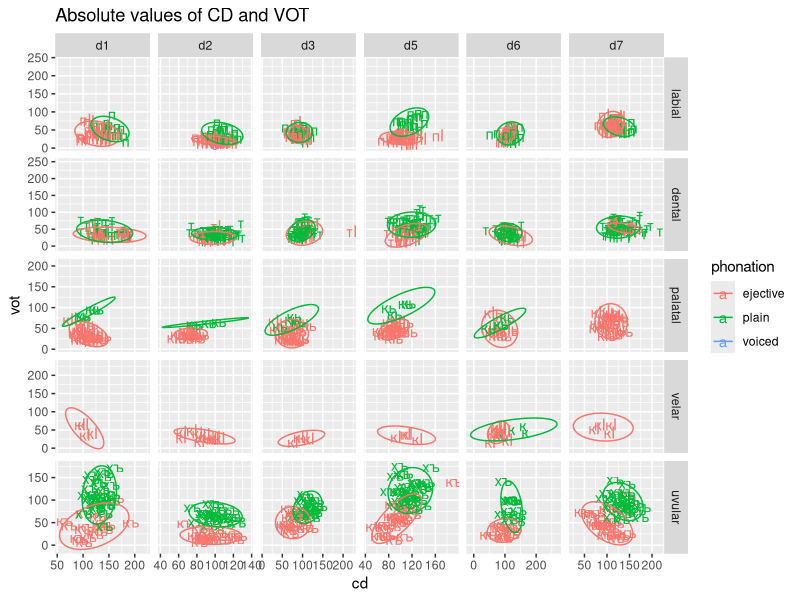
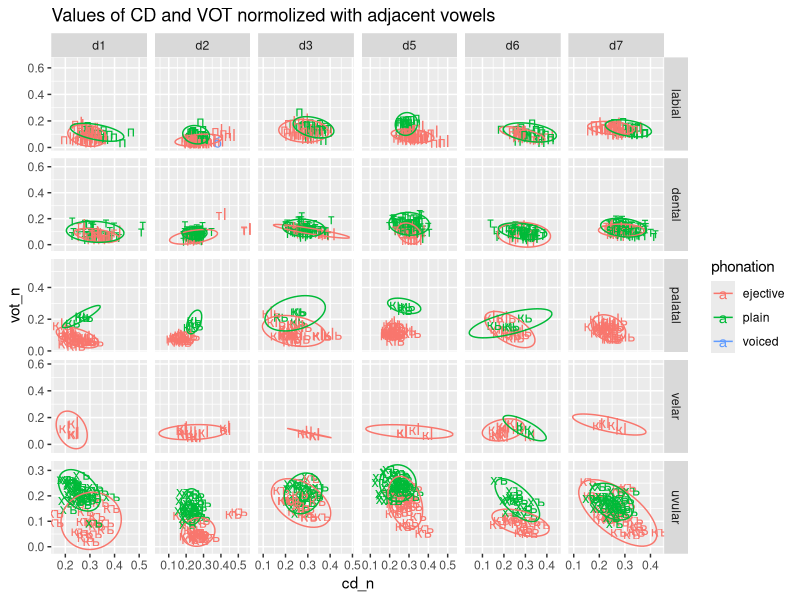

Here is the R script that generated these plots, in order:
setwd("/home/agricolamz/work/articles/2019_Abaza_VOT_Mamonova")
library(tidyverse)
df <- read_csv("result_all.csv")


df %>% 
  filter(duration < 250) %>% 
  mutate(cons = factor(cons, c("б", "п", "пI", "д", "т", "тI", "гь", "кь", "кIь", "г", "к", "кI", "хъ", "къ")),
         poa = case_when(cons == "б" ~ "labial", 
                         cons == "п" ~ "labial", 
                         cons == "пI" ~ "labial", 
                         cons == "д" ~ "dental",
                         cons == "т" ~ "dental", 
                         cons == "тI" ~ "dental", 
                         cons == "гь" ~ "palatal", 
                         cons == "кь" ~ "palatal", 
                         cons == "кIь" ~ "palatal", 
                         cons == "г" ~ "velar", 
                         cons == "к" ~ "velar", 
                         cons == "кI" ~ "velar", 
                         cons == "хъ" ~ "uvular", 
                         cons == "къ" ~ "uvular"),
         phonation = case_when(cons == "б" ~ "voiced", 
                         cons == "п" ~ "plain", 
                         cons == "пI" ~ "ejective", 
                         cons == "д" ~ "voiced",
                         cons == "т" ~ "plain", 
                         cons == "тI" ~ "ejective", 
                         cons == "гь" ~ "voiced", 
                         cons == "кь" ~ "plain", 
                         cons == "кIь" ~ "ejective", 
                         cons == "г" ~ "voiced", 
                         cons == "к" ~ "plain", 
                         cons == "кI" ~ "ejective", 
                         cons == "хъ" ~ "plain", 
                         cons == "къ" ~ "ejective"),
         poa = factor(poa, c("labial", "dental", "palatal", "velar", "uvular"))) %>% 
  select(-start_time, -end_time) %>% 
  group_by(speaker, utterance, word) %>% 
  mutate(sum = sum(duration)) %>% 
  filter(!is.na(cons)) %>% 
  ungroup() %>% 
  slice(-c(3846, 3850, 3849, 3851, 3852, 3847)) %>% 
  spread(annotation, duration, fill = NA) %>% 
  mutate(cd_n = cd/sum,
         vot_n = vot/sum) ->
data

data %>% 
  ggplot(aes(cd, vot, label = cons, color = phonation))+
  geom_text()+
  facet_grid(poa~speaker, scales = "free")+
  stat_ellipse()+
  labs(title = "Absolute values of CD and VOT")

data %>% 
  ggplot(aes(cd_n, vot_n, label = cons, color = phonation))+
  geom_text()+
  facet_grid(poa~speaker, scales = "free")+
  stat_ellipse()+
  labs(title = "Values of CD and VOT normolized with adjacent vowels")
